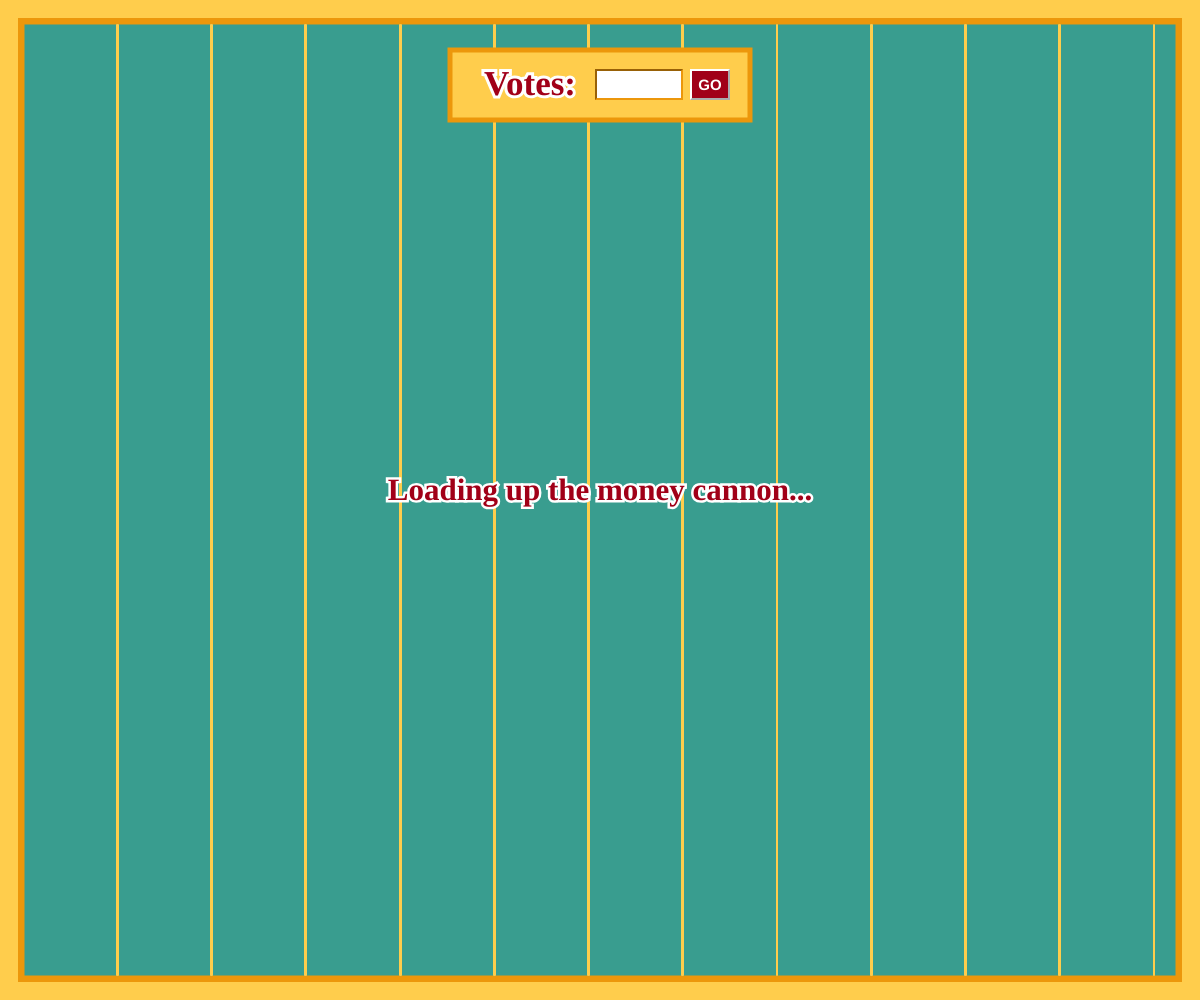
Frame 1 (no input)
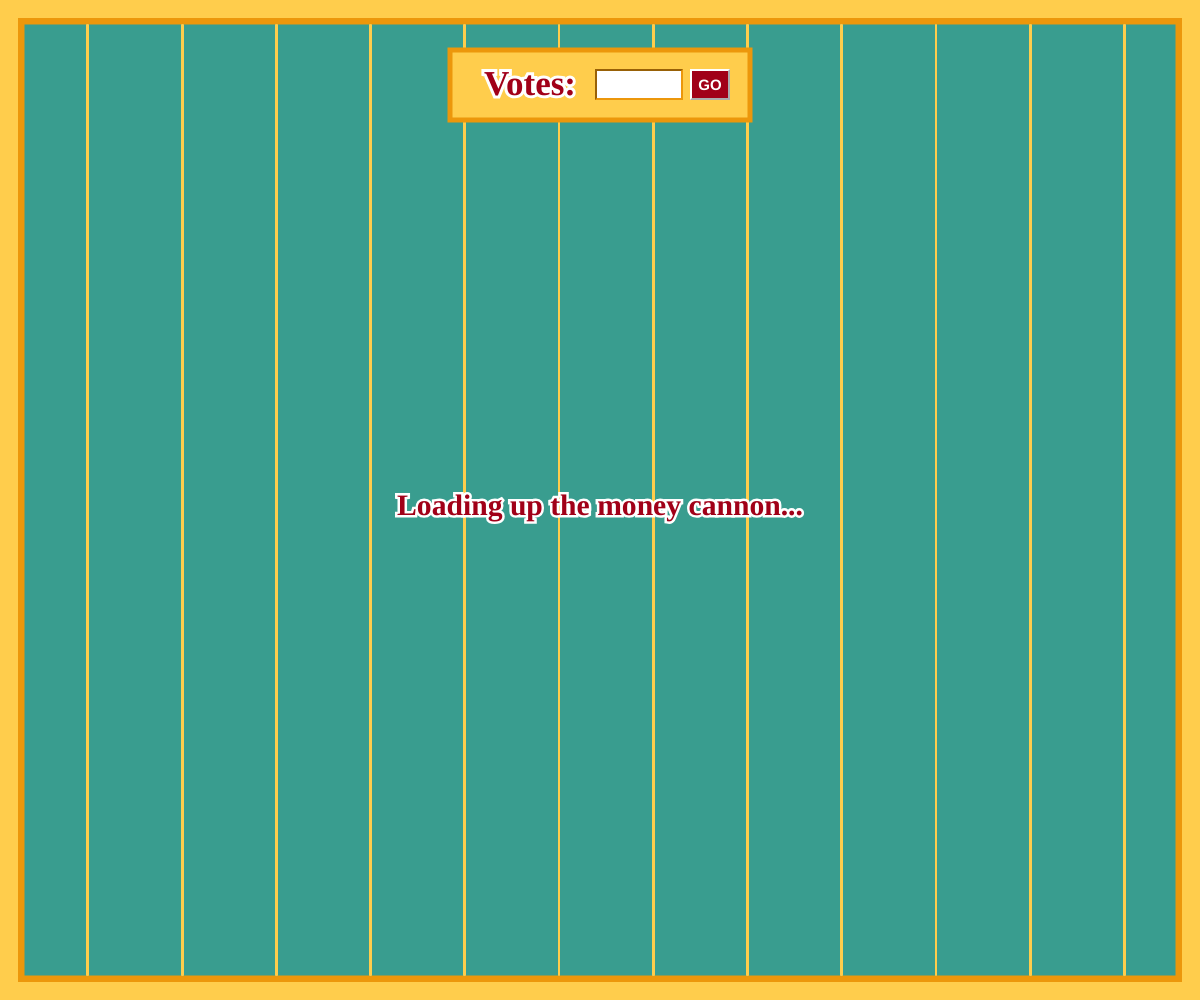
Frame 60 (no input)
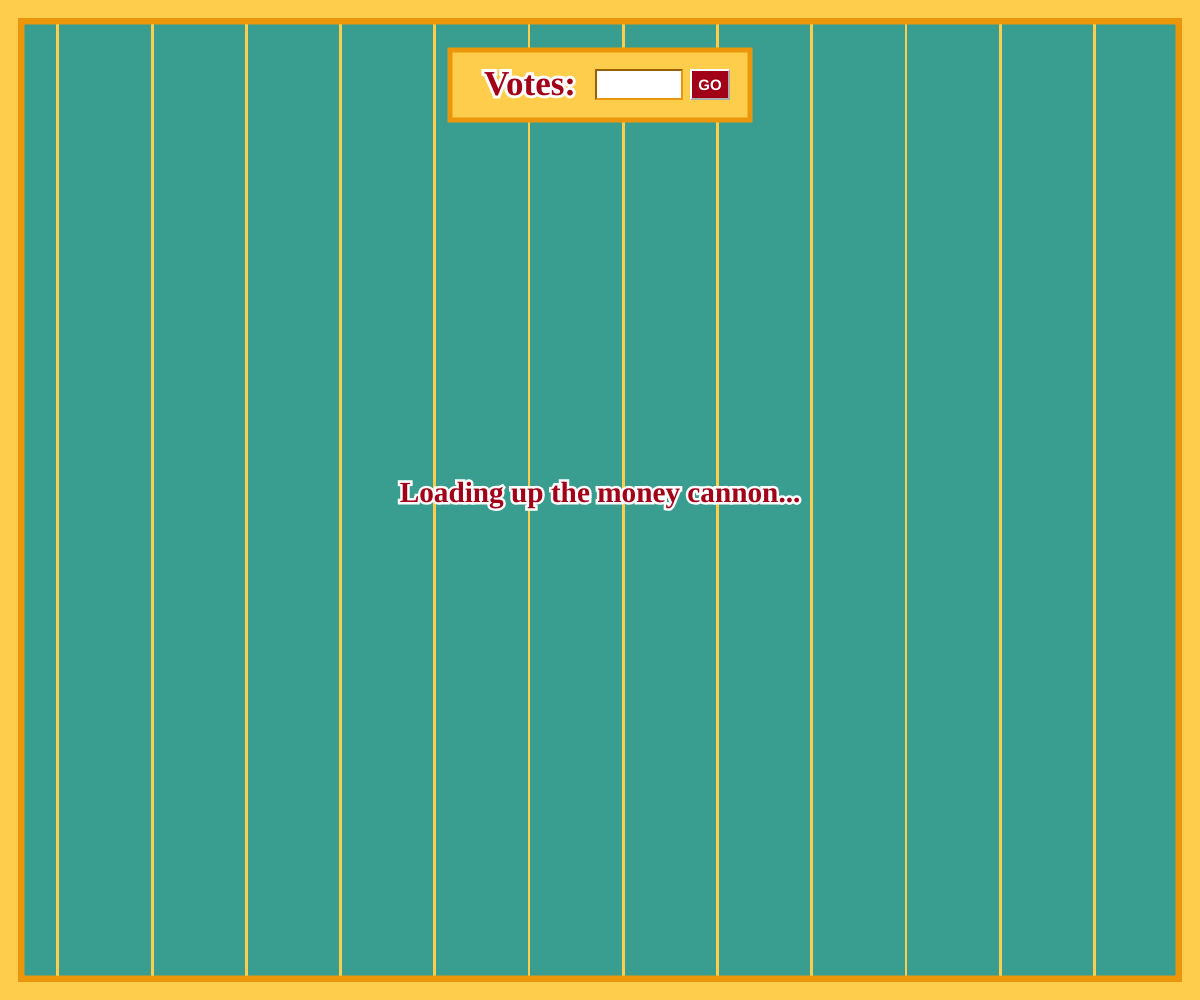
Frame 120 (the mouse pressed at the canvas centre since frame 60)

The p5.js sketch that drew these frames (run headless with seeded random() and noise() and a simulated clock; from frame 60 on, the mouse is pressed at the canvas centre):

// p5.js sketch
// ── sketch.js
var ballot;
var votesSubmitted;
var votesTotal;

var animate;
var animateFrame;
var alph;

var centerWidth;
var centerHeight;

var inp;
var button;

var pieColors = {
  teal : "#399d8f", 
  orange : "#EC970B",
  yellow : "#FFCD4C",
  red : "#A10018",
  white : "#FFFFFF"
};

function setup() {
  createCanvas(windowWidth,windowHeight);
  
  centerWidth = windowWidth/2;
  centerHeight = windowHeight/2;
  
  inp = createInput('');
  inp.position(centerWidth-5, 69);
  inp.size(80,25);
  inp.style('border-color', pieColors.orange);
  
  button = createButton('GO');
  button.position(centerWidth+90, 69);
  button.size(40,31);
  button.style('background', pieColors.red);
  button.style('color', pieColors.white);
  button.style('font-weight', "bold");
  button.style('font-size', "15px");
  button.style('font', "Tahoma");
  button.style('border-color', pieColors.white);
  button.mouseClicked(calcVotes);
  
  votesSubmitted = false;
  votesTotal = 0;
  
  ballot = {
    "Decrees": [{
      "name": "Blah, Blah, Blah",
      "percent": 0
    }, {
      "name": "Reverse The Road",
      "percent": 0
    }, {
      "name": "Chuck Corn",
      "percent": 0
    }],
    "Wills": [{
      "name": "Infuse",
      "percent": 20
    }, {
      "name": "Exchange",
      "percent": 0
    }, {
      "name": "Trust",
      "percent": 0
    }, {
      "name": "Swap",
      "percent": 20
    }, {
      "name": "Move",
      "percent": 0
    }, {
      "name": "Plunge",
      "percent": 0
    }],
    "Blessings": [{
      "name": "Rub the Stack",
      "percent": 10
    }, {
      "name": "Required Denny's",
      "percent": 0
    }, {
      "name": "Snowball Lobber",
      "percent": 5
    }, {
      "name": "Gust of Wind",
      "percent": 0
    }, {
      "name": "Grab Bag",
      "percent": 0
    }, {
      "name": "Sweep the Room",
      "percent": 5
    }, {
      "name": "Bunker",
      "percent": 15
    }, {
      "name": "Fried Chimes",
      "percent": 0
    }, {
      "name": "Admiration",
      "percent": 0
    }, {
      "name": "Growing Pains",
      "percent": 15
    }, {
      "name": "Wait for it",
      "percent": 0
    }, {
      "name": "Concert Hall",
      "percent": 0
    }, {
      "name": "Lord of the Flyballs",
      "percent": 10
    }]
  };
  
  
}

function draw() {
  background(pieColors.yellow);
  
  centerWidth = windowWidth/2;
  centerHeight = windowHeight/2;
  
  fill(pieColors.orange);
  stroke(pieColors.orange);
  strokeWeight(4);
  rect(20,20,windowWidth-40,windowHeight-40);
  fill(pieColors.teal);
  stroke(pieColors.teal);
  strokeWeight(3);
  rect(26,26,windowWidth-52,windowHeight-52);
  
  stroke(pieColors.yellow);
  strokeWeight(2);
  var movement = frameCount/30;
  for(var i = 25; i < windowWidth-25; i++) {
    if(sin((i/15) + movement) > 0.998) {
      line(i,25,i,windowHeight-25);
    }
  }
  
  fill(pieColors.yellow);
  stroke(pieColors.orange);
  strokeWeight(5);
  rect(centerWidth-150,50,300,70);

  fill(pieColors.red);
  textSize(35);
  stroke(pieColors.white);
  strokeWeight(6);
  //noStroke();
  textFont("Tahoma");
  textStyle(BOLD);
  textAlign(CENTER);
  text('Votes:', centerWidth-70, 95);
  
  if(votesSubmitted) {
    var numOfSections = Object.keys(ballot).length;
    var distBetween = 20;
    var sectionWidth = 400;
    var sectionHeight = windowHeight - 275;
    
    var displacement = sectionWidth + distBetween;
    for( var i = 0; i < numOfSections; i++ ) {
      var sectSpot = displacement 
      fill(pieColors.yellow);
      stroke(pieColors.orange);
      strokeWeight(5);
      rect(centerWidth-(sectionWidth/2)-((numOfSections-1)*0.5*displacement)+(i*displacement),180,sectionWidth,sectionHeight);
      
      fill(pieColors.white);
      stroke(pieColors.orange);
      strokeWeight(3);
      rect(centerWidth-(sectionWidth/2)-((numOfSections-1)*0.5*displacement)+(i*displacement)+15,195,sectionWidth-30,50);

      fill(pieColors.red);
      stroke(pieColors.white);
      strokeWeight(6);
      textAlign(CENTER);
      textStyle(BOLD);
      textSize(30);
      text(Object.keys(ballot)[i], centerWidth-(sectionWidth/2)-((numOfSections-1)*0.5*displacement)+(i*displacement)+(sectionWidth/2), 230);
      
      //noStroke();
      //fill(pieColors.teal);
      //rect(centerWidth-(sectionWidth/2)-((numOfSections-1)*0.5*displacement)+(i*displacement)+13,250,sectionWidth-26,24);
      
      fill(pieColors.red);
      textSize(18);
      stroke(pieColors.white);
      strokeWeight(4);
      textStyle(BOLD);
      textAlign(LEFT);
      text( "Name", centerWidth-(sectionWidth/2)-((numOfSections-1)*0.5*displacement)+(i*displacement) + 20, 268 );
      textAlign(RIGHT);
      text( "%", centerWidth-(sectionWidth/2)-((numOfSections-1)*0.5*displacement)+(i*displacement) + (sectionWidth/2) + 50, 268 );
      textAlign(RIGHT);
      text( "Votes", centerWidth-(sectionWidth/2)-((numOfSections-1)*0.5*displacement)+(i*displacement) + (sectionWidth-20), 268 );
      
      for( var a = 276; a < sectionHeight + 150; a += 48 ) {
        if( Math.round(a/2) == (a/2) ) {
          fill("#FFD86E");
          noStroke();
          rect(centerWidth-(sectionWidth/2)-((numOfSections-1)*0.5*displacement)+(i*displacement)+13,a,sectionWidth-26,24);
          fill(pieColors.red);
        }
      }
      for( var a = 0; a < ballot[Object.keys(ballot)[i]].length; a++ ) {
        var percent = ballot[Object.keys(ballot)[i]][a].percent;
        textStyle(NORMAL);
        if( percent > 0 ) {
          textStyle(BOLD);
        }
        textAlign(LEFT);
        text( ballot[Object.keys(ballot)[i]][a].name, centerWidth-(sectionWidth/2)-((numOfSections-1)*0.5*displacement)+(i*displacement) + 20, 295 + (24*a) );
        textAlign(RIGHT);
        text( ballot[Object.keys(ballot)[i]][a].percent, centerWidth-(sectionWidth/2)-((numOfSections-1)*0.5*displacement)+(i*displacement) + (sectionWidth/2) + 50, 295 + (24*a) );
        textAlign(RIGHT);
        text( Math.round(votesTotal*(ballot[Object.keys(ballot)[i]][a].percent/100)), centerWidth-(sectionWidth/2)-((numOfSections-1)*0.5*displacement)+(i*displacement) + (sectionWidth-20), 295 + (24*a) );
      }
    } 
  } else {
    textAlign(CENTER);
    strokeWeight(5);
    textSize(30 + (1 * cos(frameCount/31)));
    text( "Loading up the money cannon...", centerWidth, centerHeight + (15*sin(frameCount/40)) );
  }
}

function calcVotes() {
  votesTotal = inp.value();
  if( votesTotal == null || votesTotal == 0 ) {
    votesSubmitted = false;
    console.log( "Not submitted. Vote Total: " + votesTotal );
  } else {
    votesSubmitted = true;
    console.log( "Submitted. Vote Total: " + votesTotal );
  }
}

function windowResized() {
  resizeCanvas(windowWidth, windowHeight);
  inp.position(centerWidth-5, 70);
  button.position(centerWidth+90, 70);
}
